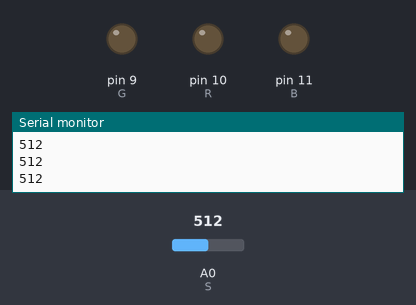
Simulated run of this sketch. Board: Arduino Uno, built with avr-gcc and run on an emulated ATmega328P. On the bench: output pins drawn as LEDs (lit = HIGH), the last lines printed to the serial monitor. Dashed ring = blinking. The test bench sets the inputs (shaded band); at power-on: A0 (S) = 512. Pins used as bus, display or sensor lines are not drawn.

Above: at 1.2 s.
1.3 s: A0 (S) set to 489
At 1.45 s:
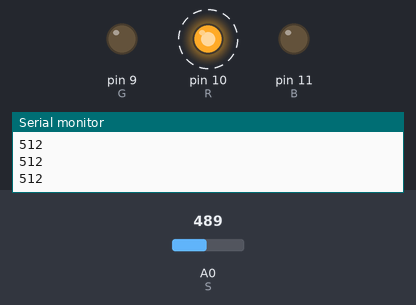
4.3 s: A0 (S) set to 510
At 4.8 s:
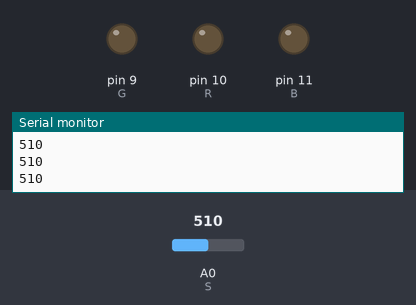
5.8 s: A0 (S) set to 490
At 8.7 s:
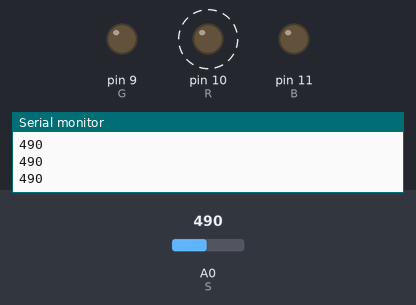
8.8 s: A0 (S) set to 511
At 9.3 s:
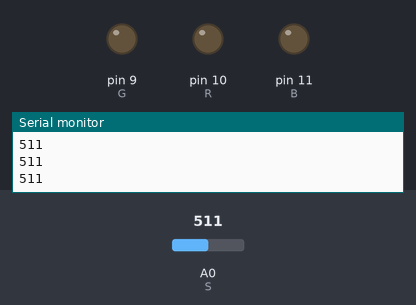
Timing chart, 0 to 11.3 s (numbered marks = the images above; inputs shaded):
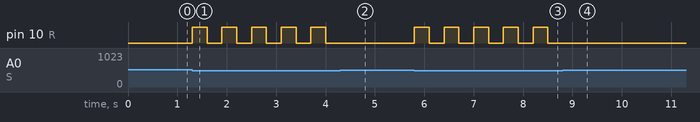

The sketch:

touch_sensor.ino
```cpp
#define VCC A2
#define GND A1
#define S A0

#define LGND 8
#define R 10
#define G 9
#define B 11

boolean sw = true;


void setup() {
  Serial.begin(9600);
  pinMode(VCC, OUTPUT);
  pinMode(GND, OUTPUT);
  pinMode(S, INPUT);
  digitalWrite(VCC, HIGH);
  digitalWrite(GND, LOW);

  pinMode(LGND, OUTPUT);
  pinMode(R, OUTPUT);
  pinMode(G, OUTPUT);
  pinMode(B, OUTPUT);
  digitalWrite(LGND, LOW);
}

void loop() {
  int val = analogRead(S);

  if (val < 500) {

    switch (sw) {
      case true:
        digitalWrite(R, HIGH);
        delay(300);
        break;
      case false:
        digitalWrite(R, LOW);
        delay(300);
        break;
    }
    sw=!sw;

  }

  Serial.println(val);
  //delay(300);

}
```

Measured:
- the behaviour switches between 500 and 499 on A0 (S) (found by bisection; images 0 and 1)
- after the input at 1.3 s, pin 10 (R): alternates HIGH for 0.30 s and LOW for 0.30 s, starting at once
- after the input at 4.3 s, pin 10 (R): stops changing and stays LOW
- after the input at 5.8 s, pin 10 (R): alternates HIGH for 0.30 s and LOW for 0.30 s, starting at once
- after the input at 8.8 s, pin 10 (R): stops changing and stays LOW
